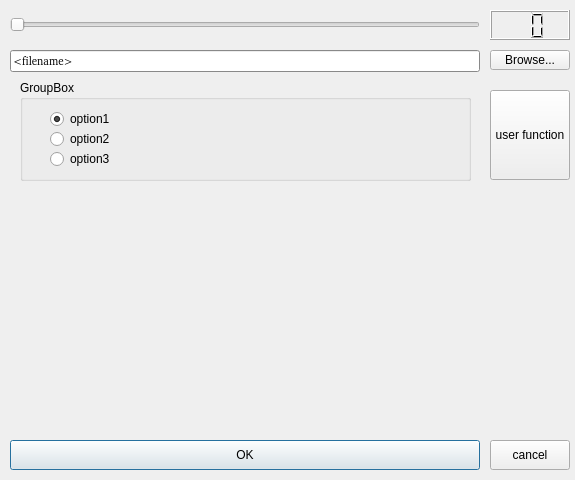
<?xml version="1.0" encoding="UTF-8"?>
<ui version="4.0">
 <class>win</class>
 <widget class="QDialog" name="win">
  <property name="enabled">
   <bool>true</bool>
  </property>
  <property name="geometry">
   <rect>
    <x>0</x>
    <y>0</y>
    <width>575</width>
    <height>480</height>
   </rect>
  </property>
  <property name="mouseTracking">
   <bool>false</bool>
  </property>
  <property name="focusPolicy">
   <enum>Qt::NoFocus</enum>
  </property>
  <property name="windowTitle">
   <string>Gui/qt.h example</string>
  </property>
  <widget class="QSlider" name="Slider2">
   <property name="geometry">
    <rect>
     <x>10</x>
     <y>10</y>
     <width>470</width>
     <height>30</height>
    </rect>
   </property>
   <property name="orientation">
    <enum>Qt::Horizontal</enum>
   </property>
  </widget>
  <widget class="QLCDNumber" name="number">
   <property name="geometry">
    <rect>
     <x>490</x>
     <y>10</y>
     <width>80</width>
     <height>30</height>
    </rect>
   </property>
   <property name="frameShape">
    <enum>QFrame::Box</enum>
   </property>
   <property name="frameShadow">
    <enum>QFrame::Raised</enum>
   </property>
   <property name="numDigits">
    <number>2</number>
   </property>
  </widget>
  <widget class="QLineEdit" name="filename">
   <property name="enabled">
    <bool>false</bool>
   </property>
   <property name="geometry">
    <rect>
     <x>10</x>
     <y>50</y>
     <width>470</width>
     <height>22</height>
    </rect>
   </property>
   <property name="palette">
    <palette>
     <active>
      <colorrole role="WindowText">
       <brush brushstyle="SolidPattern">
        <color alpha="255">
         <red>0</red>
         <green>0</green>
         <blue>0</blue>
        </color>
       </brush>
      </colorrole>
      <colorrole role="Button">
       <brush brushstyle="SolidPattern">
        <color alpha="255">
         <red>192</red>
         <green>192</green>
         <blue>192</blue>
        </color>
       </brush>
      </colorrole>
      <colorrole role="Light">
       <brush brushstyle="SolidPattern">
        <color alpha="255">
         <red>255</red>
         <green>255</green>
         <blue>255</blue>
        </color>
       </brush>
      </colorrole>
      <colorrole role="Midlight">
       <brush brushstyle="SolidPattern">
        <color alpha="255">
         <red>223</red>
         <green>223</green>
         <blue>223</blue>
        </color>
       </brush>
      </colorrole>
      <colorrole role="Dark">
       <brush brushstyle="SolidPattern">
        <color alpha="255">
         <red>96</red>
         <green>96</green>
         <blue>96</blue>
        </color>
       </brush>
      </colorrole>
      <colorrole role="Mid">
       <brush brushstyle="SolidPattern">
        <color alpha="255">
         <red>128</red>
         <green>128</green>
         <blue>128</blue>
        </color>
       </brush>
      </colorrole>
      <colorrole role="Text">
       <brush brushstyle="SolidPattern">
        <color alpha="255">
         <red>0</red>
         <green>0</green>
         <blue>0</blue>
        </color>
       </brush>
      </colorrole>
      <colorrole role="BrightText">
       <brush brushstyle="SolidPattern">
        <color alpha="255">
         <red>255</red>
         <green>255</green>
         <blue>255</blue>
        </color>
       </brush>
      </colorrole>
      <colorrole role="ButtonText">
       <brush brushstyle="SolidPattern">
        <color alpha="255">
         <red>0</red>
         <green>0</green>
         <blue>0</blue>
        </color>
       </brush>
      </colorrole>
      <colorrole role="Base">
       <brush brushstyle="SolidPattern">
        <color alpha="255">
         <red>255</red>
         <green>255</green>
         <blue>255</blue>
        </color>
       </brush>
      </colorrole>
      <colorrole role="Window">
       <brush brushstyle="SolidPattern">
        <color alpha="255">
         <red>192</red>
         <green>192</green>
         <blue>192</blue>
        </color>
       </brush>
      </colorrole>
      <colorrole role="Shadow">
       <brush brushstyle="SolidPattern">
        <color alpha="255">
         <red>0</red>
         <green>0</green>
         <blue>0</blue>
        </color>
       </brush>
      </colorrole>
      <colorrole role="Highlight">
       <brush brushstyle="SolidPattern">
        <color alpha="255">
         <red>0</red>
         <green>0</green>
         <blue>128</blue>
        </color>
       </brush>
      </colorrole>
      <colorrole role="HighlightedText">
       <brush brushstyle="SolidPattern">
        <color alpha="255">
         <red>255</red>
         <green>255</green>
         <blue>255</blue>
        </color>
       </brush>
      </colorrole>
      <colorrole role="Link">
       <brush brushstyle="SolidPattern">
        <color alpha="255">
         <red>0</red>
         <green>0</green>
         <blue>0</blue>
        </color>
       </brush>
      </colorrole>
      <colorrole role="LinkVisited">
       <brush brushstyle="SolidPattern">
        <color alpha="255">
         <red>0</red>
         <green>0</green>
         <blue>0</blue>
        </color>
       </brush>
      </colorrole>
      <colorrole role="AlternateBase">
       <brush brushstyle="SolidPattern">
        <color alpha="255">
         <red>232</red>
         <green>232</green>
         <blue>232</blue>
        </color>
       </brush>
      </colorrole>
     </active>
     <inactive>
      <colorrole role="WindowText">
       <brush brushstyle="SolidPattern">
        <color alpha="255">
         <red>0</red>
         <green>0</green>
         <blue>0</blue>
        </color>
       </brush>
      </colorrole>
      <colorrole role="Button">
       <brush brushstyle="SolidPattern">
        <color alpha="255">
         <red>192</red>
         <green>192</green>
         <blue>192</blue>
        </color>
       </brush>
      </colorrole>
      <colorrole role="Light">
       <brush brushstyle="SolidPattern">
        <color alpha="255">
         <red>255</red>
         <green>255</green>
         <blue>255</blue>
        </color>
       </brush>
      </colorrole>
      <colorrole role="Midlight">
       <brush brushstyle="SolidPattern">
        <color alpha="255">
         <red>220</red>
         <green>220</green>
         <blue>220</blue>
        </color>
       </brush>
      </colorrole>
      <colorrole role="Dark">
       <brush brushstyle="SolidPattern">
        <color alpha="255">
         <red>96</red>
         <green>96</green>
         <blue>96</blue>
        </color>
       </brush>
      </colorrole>
      <colorrole role="Mid">
       <brush brushstyle="SolidPattern">
        <color alpha="255">
         <red>128</red>
         <green>128</green>
         <blue>128</blue>
        </color>
       </brush>
      </colorrole>
      <colorrole role="Text">
       <brush brushstyle="SolidPattern">
        <color alpha="255">
         <red>0</red>
         <green>0</green>
         <blue>0</blue>
        </color>
       </brush>
      </colorrole>
      <colorrole role="BrightText">
       <brush brushstyle="SolidPattern">
        <color alpha="255">
         <red>255</red>
         <green>255</green>
         <blue>255</blue>
        </color>
       </brush>
      </colorrole>
      <colorrole role="ButtonText">
       <brush brushstyle="SolidPattern">
        <color alpha="255">
         <red>0</red>
         <green>0</green>
         <blue>0</blue>
        </color>
       </brush>
      </colorrole>
      <colorrole role="Base">
       <brush brushstyle="SolidPattern">
        <color alpha="255">
         <red>255</red>
         <green>255</green>
         <blue>255</blue>
        </color>
       </brush>
      </colorrole>
      <colorrole role="Window">
       <brush brushstyle="SolidPattern">
        <color alpha="255">
         <red>192</red>
         <green>192</green>
         <blue>192</blue>
        </color>
       </brush>
      </colorrole>
      <colorrole role="Shadow">
       <brush brushstyle="SolidPattern">
        <color alpha="255">
         <red>0</red>
         <green>0</green>
         <blue>0</blue>
        </color>
       </brush>
      </colorrole>
      <colorrole role="Highlight">
       <brush brushstyle="SolidPattern">
        <color alpha="255">
         <red>0</red>
         <green>0</green>
         <blue>128</blue>
        </color>
       </brush>
      </colorrole>
      <colorrole role="HighlightedText">
       <brush brushstyle="SolidPattern">
        <color alpha="255">
         <red>255</red>
         <green>255</green>
         <blue>255</blue>
        </color>
       </brush>
      </colorrole>
      <colorrole role="Link">
       <brush brushstyle="SolidPattern">
        <color alpha="255">
         <red>0</red>
         <green>0</green>
         <blue>0</blue>
        </color>
       </brush>
      </colorrole>
      <colorrole role="LinkVisited">
       <brush brushstyle="SolidPattern">
        <color alpha="255">
         <red>0</red>
         <green>0</green>
         <blue>0</blue>
        </color>
       </brush>
      </colorrole>
      <colorrole role="AlternateBase">
       <brush brushstyle="SolidPattern">
        <color alpha="255">
         <red>232</red>
         <green>232</green>
         <blue>232</blue>
        </color>
       </brush>
      </colorrole>
     </inactive>
     <disabled>
      <colorrole role="WindowText">
       <brush brushstyle="SolidPattern">
        <color alpha="255">
         <red>128</red>
         <green>128</green>
         <blue>128</blue>
        </color>
       </brush>
      </colorrole>
      <colorrole role="Button">
       <brush brushstyle="SolidPattern">
        <color alpha="255">
         <red>192</red>
         <green>192</green>
         <blue>192</blue>
        </color>
       </brush>
      </colorrole>
      <colorrole role="Light">
       <brush brushstyle="SolidPattern">
        <color alpha="255">
         <red>255</red>
         <green>255</green>
         <blue>255</blue>
        </color>
       </brush>
      </colorrole>
      <colorrole role="Midlight">
       <brush brushstyle="SolidPattern">
        <color alpha="255">
         <red>220</red>
         <green>220</green>
         <blue>220</blue>
        </color>
       </brush>
      </colorrole>
      <colorrole role="Dark">
       <brush brushstyle="SolidPattern">
        <color alpha="255">
         <red>96</red>
         <green>96</green>
         <blue>96</blue>
        </color>
       </brush>
      </colorrole>
      <colorrole role="Mid">
       <brush brushstyle="SolidPattern">
        <color alpha="255">
         <red>128</red>
         <green>128</green>
         <blue>128</blue>
        </color>
       </brush>
      </colorrole>
      <colorrole role="Text">
       <brush brushstyle="SolidPattern">
        <color alpha="255">
         <red>0</red>
         <green>0</green>
         <blue>0</blue>
        </color>
       </brush>
      </colorrole>
      <colorrole role="BrightText">
       <brush brushstyle="SolidPattern">
        <color alpha="255">
         <red>255</red>
         <green>255</green>
         <blue>255</blue>
        </color>
       </brush>
      </colorrole>
      <colorrole role="ButtonText">
       <brush brushstyle="SolidPattern">
        <color alpha="255">
         <red>128</red>
         <green>128</green>
         <blue>128</blue>
        </color>
       </brush>
      </colorrole>
      <colorrole role="Base">
       <brush brushstyle="SolidPattern">
        <color alpha="255">
         <red>255</red>
         <green>255</green>
         <blue>255</blue>
        </color>
       </brush>
      </colorrole>
      <colorrole role="Window">
       <brush brushstyle="SolidPattern">
        <color alpha="255">
         <red>192</red>
         <green>192</green>
         <blue>192</blue>
        </color>
       </brush>
      </colorrole>
      <colorrole role="Shadow">
       <brush brushstyle="SolidPattern">
        <color alpha="255">
         <red>0</red>
         <green>0</green>
         <blue>0</blue>
        </color>
       </brush>
      </colorrole>
      <colorrole role="Highlight">
       <brush brushstyle="SolidPattern">
        <color alpha="255">
         <red>0</red>
         <green>0</green>
         <blue>128</blue>
        </color>
       </brush>
      </colorrole>
      <colorrole role="HighlightedText">
       <brush brushstyle="SolidPattern">
        <color alpha="255">
         <red>255</red>
         <green>255</green>
         <blue>255</blue>
        </color>
       </brush>
      </colorrole>
      <colorrole role="Link">
       <brush brushstyle="SolidPattern">
        <color alpha="255">
         <red>0</red>
         <green>0</green>
         <blue>0</blue>
        </color>
       </brush>
      </colorrole>
      <colorrole role="LinkVisited">
       <brush brushstyle="SolidPattern">
        <color alpha="255">
         <red>0</red>
         <green>0</green>
         <blue>0</blue>
        </color>
       </brush>
      </colorrole>
      <colorrole role="AlternateBase">
       <brush brushstyle="SolidPattern">
        <color alpha="255">
         <red>232</red>
         <green>232</green>
         <blue>232</blue>
        </color>
       </brush>
      </colorrole>
     </disabled>
    </palette>
   </property>
   <property name="font">
    <font>
     <family>@Arial Unicode MS</family>
     <pointsize>8</pointsize>
     <weight>50</weight>
     <italic>false</italic>
     <bold>false</bold>
     <underline>false</underline>
     <strikeout>false</strikeout>
    </font>
   </property>
   <property name="focusPolicy">
    <enum>Qt::NoFocus</enum>
   </property>
   <property name="toolTip">
    <string>filename</string>
   </property>
   <property name="text">
    <string>&lt;filename&gt;</string>
   </property>
  </widget>
  <widget class="QGroupBox" name="group">
   <property name="geometry">
    <rect>
     <x>20</x>
     <y>80</y>
     <width>451</width>
     <height>101</height>
    </rect>
   </property>
   <property name="title">
    <string>GroupBox</string>
   </property>
   <widget class="QRadioButton" name="op2">
    <property name="geometry">
     <rect>
      <x>30</x>
      <y>50</y>
      <width>83</width>
      <height>18</height>
     </rect>
    </property>
    <property name="text">
     <string>option2</string>
    </property>
   </widget>
   <widget class="QRadioButton" name="op3">
    <property name="geometry">
     <rect>
      <x>30</x>
      <y>70</y>
      <width>83</width>
      <height>18</height>
     </rect>
    </property>
    <property name="text">
     <string>option3</string>
    </property>
   </widget>
   <widget class="QRadioButton" name="op1">
    <property name="geometry">
     <rect>
      <x>30</x>
      <y>30</y>
      <width>83</width>
      <height>18</height>
     </rect>
    </property>
    <property name="text">
     <string>option1</string>
    </property>
    <property name="checked">
     <bool>true</bool>
    </property>
   </widget>
  </widget>
  <widget class="QPushButton" name="cancelB">
   <property name="geometry">
    <rect>
     <x>490</x>
     <y>440</y>
     <width>80</width>
     <height>30</height>
    </rect>
   </property>
   <property name="text">
    <string>cancel</string>
   </property>
  </widget>
  <widget class="QPushButton" name="okB">
   <property name="geometry">
    <rect>
     <x>10</x>
     <y>440</y>
     <width>470</width>
     <height>30</height>
    </rect>
   </property>
   <property name="text">
    <string>OK</string>
   </property>
   <property name="autoDefault">
    <bool>false</bool>
   </property>
   <property name="default">
    <bool>true</bool>
   </property>
  </widget>
  <widget class="QPushButton" name="browseB">
   <property name="geometry">
    <rect>
     <x>490</x>
     <y>50</y>
     <width>80</width>
     <height>20</height>
    </rect>
   </property>
   <property name="text">
    <string>Browse...</string>
   </property>
   <property name="autoDefault">
    <bool>true</bool>
   </property>
  </widget>
  <widget class="QPushButton" name="userB">
   <property name="geometry">
    <rect>
     <x>490</x>
     <y>90</y>
     <width>80</width>
     <height>90</height>
    </rect>
   </property>
   <property name="text">
    <string>user function</string>
   </property>
  </widget>
  <action name="actionRead">
   <property name="text">
    <string>read</string>
   </property>
  </action>
 </widget>
 <layoutdefault spacing="6" margin="11"/>
 <tabstops>
  <tabstop>Slider2</tabstop>
  <tabstop>browseB</tabstop>
  <tabstop>okB</tabstop>
  <tabstop>cancelB</tabstop>
  <tabstop>filename</tabstop>
 </tabstops>
 <resources/>
 <connections>
  <connection>
   <sender>Slider2</sender>
   <signal>sliderMoved(int)</signal>
   <receiver>number</receiver>
   <slot>display(int)</slot>
   <hints>
    <hint type="sourcelabel">
     <x>337</x>
     <y>25</y>
    </hint>
    <hint type="destinationlabel">
     <x>527</x>
     <y>31</y>
    </hint>
   </hints>
  </connection>
 </connections>
</ui>
